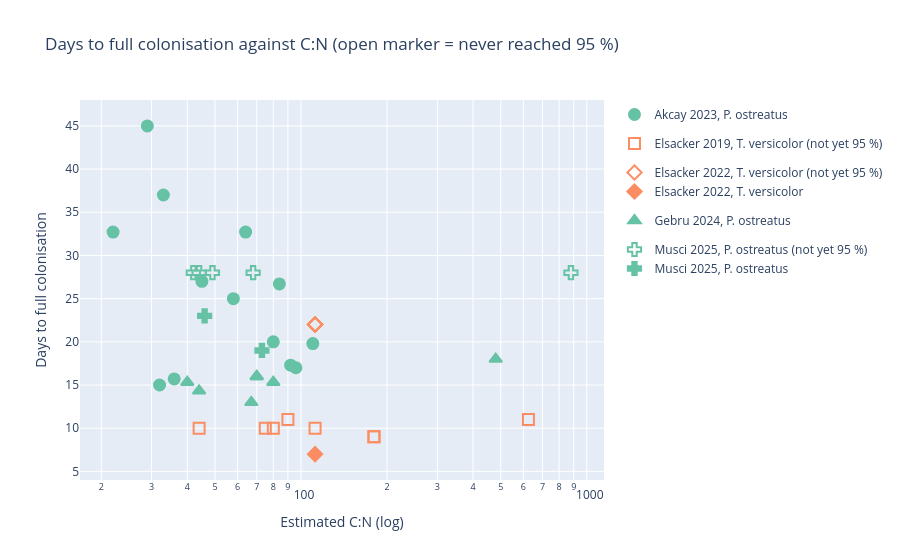

Notebook code cell kept with this figure:
### Markdown cell above
### Panel B: days to full colonisation against C:N

One dot per sample. Days to full colonisation = the first day with 95 % or more colonised, or the day of the end point. **Symbol** = source, **colour** = species. An **open marker** is a sample that never reached 95 %; it is drawn at its last day, so its true time is longer.

- Dishes and bags differ in speed, so compare dots of the same source first.
- Musci days come from a rough score conversion.
- C:N values are estimates; samples without one are left out of this panel.

### Code cell
species_colour = dict(zip(sorted(full_days["species"].dropna().unique()), px.colors.qualitative.Set2))
plot_b = full_days.dropna(subset=["cn_estimate"])
print(len(full_days) - len(plot_b), "samples without a C:N estimate are left out of panel B")

fig = go.Figure()
for (source, species, reached), g in plot_b.groupby(["source", "species", "reached"]):
    fig.add_trace(go.Scatter(
        x=g["cn_estimate"], y=g["days_full"], mode="markers",
        name=f"{source}, {species}" + ("" if reached else " (not yet 95 %)"), legendgroup=source,
        marker=dict(symbol=SYMBOLS[source] + ("" if reached else "-open"), size=11,
                    color=species_colour[species], line=dict(width=2, color=species_colour[species])),
        customdata=g[["source", "recipe", "species", "kind", "cn_confidence"]].astype(str).values,
        hovertemplate=("<b>%{customdata[0]}</b> (%{customdata[3]})<br>recipe: %{customdata[1]}<br>"
                       "species: %{customdata[2]}<br>C:N %{x:g} (confidence: %{customdata[4]})<br>"
                       "day %{y:.3g}" + ("" if reached else " (last day seen, not yet 95 %)") + "<extra></extra>")))
fig.update_layout(title="Days to full colonisation against C:N (open marker = never reached 95 %)",
                  xaxis_title="Estimated C:N (log)", yaxis_title="Days to full colonisation", height=560)
fig.update_xaxes(type="log")
fig.show()

### Figure 1 — Plotly figure (JSON) as saved in the notebook; plotly's stock layout.template omitted (floating-point values rounded to 4 significant figures)
{"data": [{"customdata": [["Akcay 2023", "CG: spent coffee grounds", "P. ostreatus", "end point only", "typical value"], ["Akcay 2023", "HB: hazelnut branch", "P. ostreatus", "end point only", "rough guess"], ["Akcay 2023", "HBCG: hazelnut branch + spent coffee grounds", "P. ostreatus", "end point only", "rough guess"], ["Akcay 2023", "HBHH: hazelnut branch + hazelnut husk", "P. ostreatus", "end point only", "rough guess"], ["Akcay 2023", "HBRH: hazelnut branch + rice husk", "P. ostreatus", "end point only", "rough guess"], ["Akcay 2023", "HBWS: hazelnut branch + wheat straw", "P. ostreatus", "end point only", "rough guess"], ["Akcay 2023", "HH: hazelnut husk", "P. ostreatus", "end point only", "rough guess"], ["Akcay 2023", "HHCG: hazelnut husk + spent coffee grounds", "P. ostreatus", "end point only", "rough guess"], ["Akcay 2023", "RH: rice husk", "P. ostreatus", "end point only", "typical value"], ["Akcay 2023", "RHCG: rice husk + spent coffee grounds", "P. ostreatus", "end point only", "rough guess"], ["Akcay 2023", "WS: wheat straw", "P. ostreatus", "end point only", "typical value"], ["Akcay 2023", "WSCG: wheat straw + spent coffee grounds", "P. ostreatus", "end point only", "rough guess"], ["Akcay 2023", "WSHH: wheat straw + hazelnut husk", "P. ostreatus", "end point only", "rough guess"]], "hovertemplate": "<b>%{customdata[0]}</b> (%{customdata[3]})<br>recipe: %{customdata[1]}<br>species: %{customdata[2]}<br>C:N %{x:g} (confidence: %{customdata[4]})<br>day %{y:.3g}<extra></extra>", "legendgroup": "Akcay 2023", "marker": {"color": "rgb(102,194,165)", "line": {"color": "rgb(102,194,165)", "width": 2}, "size": 11, "symbol": "circle"}, "mode": "markers", "name": "Akcay 2023, P. ostreatus", "type": "scatter", "x": [22.0, 110.0, 36.0, 64.0, 96.0, 92.0, 45.0, 29.0, 84.0, 32.0, 80.0, 33.0, 58.0], "y": [32.7, 19.8, 15.7, 32.7, 17.0, 17.3, 27.0, 45.0, 26.7, 15.0, 20.0, 37.0, 25.0]}, {"customdata": [["Elsacker 2019", "FD-PD-1: flax", "T. versicolor", "photo", "rough guess"], ["Elsacker 2019", "FL-PD-1: flax", "T. versicolor", "photo", "typical value"], ["Elsacker 2019", "FTT-PD-1: flax", "T. versicolor", "photo", "typical value"], ["Elsacker 2019", "FUT-PD-1: flax", "T. versicolor", "photo", "typical value"], ["Elsacker 2019", "FWL-PD-1: flax waste", "T. versicolor", "photo", "typical value"], ["Elsacker 2019", "HL-PD-1: hemp", "T. versicolor", "photo", "typical value"], ["Elsacker 2019", "SL-PD-1: wheat straw", "T. versicolor", "photo", "typical value"], ["Elsacker 2019", "WL-PD-1: softwood", "T. versicolor", "photo", "typical value"]], "hovertemplate": "<b>%{customdata[0]}</b> (%{customdata[3]})<br>recipe: %{customdata[1]}<br>species: %{customdata[2]}<br>C:N %{x:g} (confidence: %{customdata[4]})<br>day %{y:.3g} (last day seen, not yet 95 %)<extra></extra>", "legendgroup": "Elsacker 2019", "marker": {"color": "rgb(252,141,98)", "line": {"color": "rgb(252,141,98)", "width": 2}, "size": 11, "symbol": "square-open"}, "mode": "markers", "name": "Elsacker 2019, T. versicolor (not yet 95 %)", "type": "scatter", "x": [44.0, 90.0, 180.0, 180.0, 75.0, 112.0, 80.0, 625.0], "y": [10.0, 11.0, 9.0, 9.0, 10.0, 10.0, 10.0, 11.0]}, {"customdata": [["Elsacker 2022", "NC1: hemp + nanoclay", "T. versicolor", "read from figure", "typical value"], ["Elsacker 2022", "NC2p5: hemp + nanoclay", "T. versicolor", "read from figure", "typical value"], ["Elsacker 2022", "NC3p5: hemp + nanoclay", "T. versicolor", "read from figure", "typical value"], ["Elsacker 2022", "NC5: hemp + nanoclay", "T. versicolor", "read from figure", "typical value"]], "hovertemplate": "<b>%{customdata[0]}</b> (%{customdata[3]})<br>recipe: %{customdata[1]}<br>species: %{customdata[2]}<br>C:N %{x:g} (confidence: %{customdata[4]})<br>day %{y:.3g} (last day seen, not yet 95 %)<extra></extra>", "legendgroup": "Elsacker 2022", "marker": {"color": "rgb(252,141,98)", "line": {"color": "rgb(252,141,98)", "width": 2}, "size": 11, "symbol": "diamond-open"}, "mode": "markers", "name": "Elsacker 2022, T. versicolor (not yet 95 %)", "type": "scatter", "x": [112.0, 112.0, 112.0, 112.0], "y": [22.0, 22.0, 22.0, 22.0]}, {"customdata": [["Elsacker 2022", "NC0: hemp", "T. versicolor", "read from figure", "typical value"]], "hovertemplate": "<b>%{customdata[0]}</b> (%{customdata[3]})<br>recipe: %{customdata[1]}<br>species: %{customdata[2]}<br>C:N %{x:g} (confidence: %{customdata[4]})<br>day %{y:.3g}<extra></extra>", "legendgroup": "Elsacker 2022", "marker": {"color": "rgb(252,141,98)", "line": {"color": "rgb(252,141,98)", "width": 2}, "size": 11, "symbol": "diamond"}, "mode": "markers", "name": "Elsacker 2022, T. versicolor", "type": "scatter", "x": [112.0], "y": [7.0]}, {"customdata": [["Gebru 2024", "T1: tef straw", "P. ostreatus", "end point only", "rough guess"], ["Gebru 2024", "T2: barley straw", "P. ostreatus", "end point only", "rough guess"], ["Gebru 2024", "T3: wheat straw", "P. ostreatus", "end point only", "typical value"], ["Gebru 2024", "T4: faba bean husk", "P. ostreatus", "end point only", "rough guess"], ["Gebru 2024", "T5: field pea husk", "P. ostreatus", "end point only", "rough guess"], ["Gebru 2024", "T6: sawdust", "P. ostreatus", "end point only", "rough guess"], ["Gebru 2024", "T7: mixed residues (Trt1-Trt6, 1:1)", "P. ostreatus", "end point only", "rough guess"]], "hovertemplate": "<b>%{customdata[0]}</b> (%{customdata[3]})<br>recipe: %{customdata[1]}<br>species: %{customdata[2]}<br>C:N %{x:g} (confidence: %{customdata[4]})<br>day %{y:.3g}<extra></extra>", "legendgroup": "Gebru 2024", "marker": {"color": "rgb(102,194,165)", "line": {"color": "rgb(102,194,165)", "width": 2}, "size": 11, "symbol": "triangle-up"}, "mode": "markers", "name": "Gebru 2024, P. ostreatus", "type": "scatter", "x": [70.0, 70.0, 80.0, 44.0, 40.0, 480.0, 67.0], "y": [16.0, 16.0, 15.33, 14.33, 15.33, 18.0, 13.0]}, {"customdata": [["Musci 2025", "R3: straw + inedible plant biomass", "P. ostreatus", "score estimate (rough)", "rough guess"], ["Musci 2025", "R4: cotton + inedible plant biomass", "P. ostreatus", "score estimate (rough)", "rough guess"], ["Musci 2025", "R5: cotton + inedible plant biomass", "P. ostreatus", "score estimate (rough)", "rough guess"], ["Musci 2025", "R6: cotton", "P. ostreatus", "score estimate (rough)", "typical value"], ["Musci 2025", "R7: cotton + inedible plant biomass + food packaging plastic", "P. ostreatus", "score estimate (rough)", "rough guess"]], "hovertemplate": "<b>%{customdata[0]}</b> (%{customdata[3]})<br>recipe: %{customdata[1]}<br>species: %{customdata[2]}<br>C:N %{x:g} (confidence: %{customdata[4]})<br>day %{y:.3g} (last day seen, not yet 95 %)<extra></extra>", "legendgroup": "Musci 2025", "marker": {"color": "rgb(102,194,165)", "line": {"color": "rgb(102,194,165)", "width": 2}, "size": 11, "symbol": "cross-open"}, "mode": "markers", "name": "Musci 2025, P. ostreatus (not yet 95 %)", "type": "scatter", "x": [44.0, 68.0, 42.0, 880.0, 49.0], "y": [28.0, 28.0, 28.0, 28.0, 28.0]}, {"customdata": [["Musci 2025", "R1: straw + soy hull", "P. ostreatus", "score estimate (rough)", "typical value"], ["Musci 2025", "R2: cotton + soy hull", "P. ostreatus", "score estimate (rough)", "typical value"]], "hovertemplate": "<b>%{customdata[0]}</b> (%{customdata[3]})<br>recipe: %{customdata[1]}<br>species: %{customdata[2]}<br>C:N %{x:g} (confidence: %{customdata[4]})<br>day %{y:.3g}<extra></extra>", "legendgroup": "Musci 2025", "marker": {"color": "rgb(102,194,165)", "line": {"color": "rgb(102,194,165)", "width": 2}, "size": 11, "symbol": "cross"}, "mode": "markers", "name": "Musci 2025, P. ostreatus", "type": "scatter", "x": [46.0, 73.0], "y": [23.0, 19.0]}], "layout": {"height": 560, "title": {"text": "Days to full colonisation against C:N (open marker = never reached 95 %)"}, "xaxis": {"title": {"text": "Estimated C:N (log)"}, "type": "log"}, "yaxis": {"title": {"text": "Days to full colonisation"}}}}
